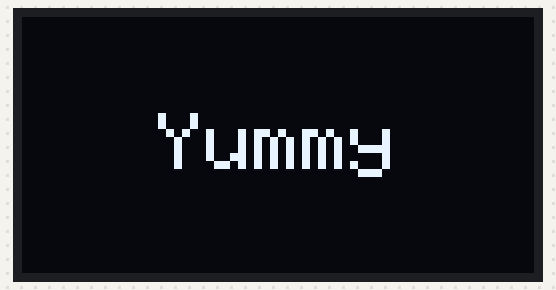
Recording of a sketch running on a simulated Arduino Uno, built with avr-gcc and run on an emulated ATmega328P. Shown: 128×64 one-colour display. What the sketch prints to the serial monitor is not drawn.

Above: at 0.1 s.

The sketch:

OLED_TEST_PROJECT.ino
```cpp
#include <Wire.h>
#include <Adafruit_SH110X.h>
#include <Adafruit_GFX.h>

int16_t x1, y1;
uint16_t w, h;

#define SCREEN_WIDTH 128
#define SCREEN_HEIGHT 64
#define OLED_RESET -1

Adafruit_SH1106G display(SCREEN_WIDTH, SCREEN_HEIGHT, &Wire, OLED_RESET);


void setup(){

  display.begin(0x3C, true);

  display.clearDisplay();


  display.setTextColor(SH110X_WHITE);
  display.setTextSize(2);
  display.getTextBounds("Yummy", 0, 0, &x1, &y1, &w, &h);
  display.setCursor((SCREEN_WIDTH - w)/ 2, (SCREEN_HEIGHT - h)/ 2);
  display.println("Yummy");

  display.display();
  Serial.begin(9600);


  Serial.print("x1 = ");
  Serial.println(x1);

  Serial.print("y1 = ");
  Serial.println(y1);

  Serial.print("w = ");
  Serial.println(w);

  Serial.print("h = ");
  Serial.println(h);

}


void loop(){


}
```
